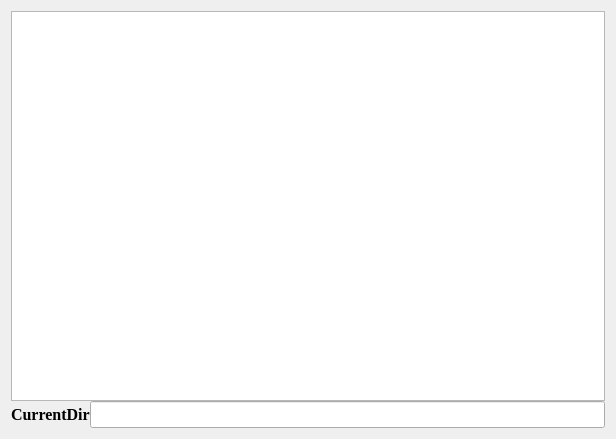
<?xml version="1.0" encoding="UTF-8"?>
<ui version="4.0">
 <class>Form_Terminal</class>
 <widget class="QWidget" name="Form_Terminal">
  <property name="geometry">
   <rect>
    <x>0</x>
    <y>0</y>
    <width>616</width>
    <height>439</height>
   </rect>
  </property>
  <property name="windowTitle">
   <string>Form</string>
  </property>
  <layout class="QVBoxLayout" name="verticalLayout_2">
   <item>
    <layout class="QVBoxLayout" name="verticalLayout">
     <property name="spacing">
      <number>0</number>
     </property>
     <item>
      <widget class="QTextBrowser" name="textBrowser_ResultView">
       <property name="font">
        <font>
         <family>Times New Roman</family>
         <pointsize>12</pointsize>
         <weight>75</weight>
         <bold>true</bold>
        </font>
       </property>
      </widget>
     </item>
     <item>
      <layout class="QHBoxLayout" name="horizontalLayout">
       <property name="spacing">
        <number>0</number>
       </property>
       <item>
        <widget class="QLabel" name="label_current_dir">
         <property name="font">
          <font>
           <family>Times New Roman</family>
           <pointsize>12</pointsize>
           <weight>75</weight>
           <bold>true</bold>
          </font>
         </property>
         <property name="text">
          <string>CurrentDir</string>
         </property>
        </widget>
       </item>
       <item>
        <widget class="QLineEdit" name="lineEdit_Command">
         <property name="font">
          <font>
           <family>Times New Roman</family>
           <pointsize>12</pointsize>
           <weight>75</weight>
           <bold>true</bold>
          </font>
         </property>
        </widget>
       </item>
      </layout>
     </item>
    </layout>
   </item>
  </layout>
 </widget>
 <resources/>
 <connections/>
</ui>
